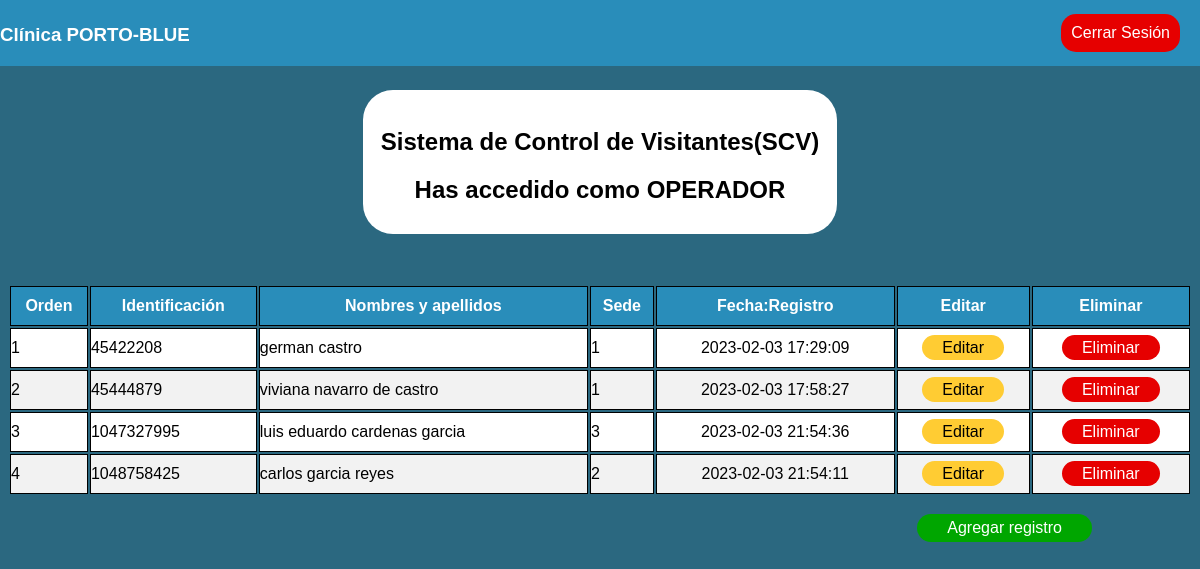
The page /list.php (signed in) on the database its author committed.
### tables this page shows
CREATE TABLE IF NOT EXISTS `visitante` (
  `id` int(11) NOT NULL,
  `nombre` varchar(100) NOT NULL,
  `sede` varchar(100) NOT NULL,
  `time` timestamp NOT NULL DEFAULT CURRENT_TIMESTAMP,
  PRIMARY KEY (`id`)
);

### list.php (the view, shortened to what this page needs)
<?php
require_once "Database/Database.php";
$username = $_SESSION['username'];
$sql_fetch_todos = "SELECT * FROM visitante ORDER BY id ASC";
$query = mysqli_query($conn, $sql_fetch_todos);
?>
<!doctype html>
<html lang="en">
<head>
</head>
<body>
    <div class="header">
        <h3>Clínica PORTO-BLUE</h3>
        <a name="" id="" class="button-logout" href="logout.php" role="button">Cerrar Sesión</a>
    </div>
    <div class="container">
        <br>
        <h2>Sistema de Control de Visitantes(SCV)</h2>
        <h2>Has accedido como <?php echo $str = strtoupper($username) ?></h2>
    </div>
    <div class="table-product">
        <table>
            <tr>
                <th scope="col">Orden</th>
                <th scope="col">Identificación</th>
                <th scope="col">Nombres y apellidos</th>
                <th scope="col">Sede</th>
                <th scope="col">Fecha:Registro</th>
                <th scope="col">Editar</th>
                <th scope="col">Eliminar</th>
            </tr>
            <tbody>
                <?php
                $idpro = 1;
                while ($row = mysqli_fetch_array($query)) { ?>
                    <tr>
                        <td scope="row"><?php echo $idpro ?></td>
                        <td><?php echo $row['id'] ?></td>
                        <td><?php echo $row['nombre'] ?></td>
                        <td><?php echo $row['sede'] ?></td>
                        <td class="timeregis"><?php echo $row['time'] ?></td>
                        <td class="modify"><a name="edit" id="" class="bfix" href="fix.php?id=<?php echo $row['id'] ?>&message=<?php echo $row['nombre'] ?>&amount=<?php echo $row['sede']; ?> " role="button">
                                Editar
                            </a></td>
                        <td class="delete"><a name="id" id="" class="bdelete" href="main/delete.php?id=<?php echo $row['id'] ?>" role="button">
                                Eliminar
                            </a></td>
                    </tr>
                <?php
                    $idpro++;
                } ?>
            </tbody>
        </table>
        <br>
        <a name="" id="" class="Addlist" style="float:right" href="addlist.php" role="button">Agregar registro</a>
    </div>
</body>
</html>

### list.php (style rules this page uses)
body { font-family: Arial, Helvetica, sans-serif; background-color: #2b6880; }
.header { position: fixed; top: 0px; left: 0px; right: 0px; height: 50px; padding: 5px 13px 11px 0px; width: 100%; color: white; font-family: Arial, Helvetica, sans-serif; margin-top: 0px; bottom: 0; background-color: #298dba; }
.button-logout { position: relative; margin-top: -50px; margin-right: 20px; float: right; text-decoration: none; border: transparent; border-radius: 15px; background-color: #e60000; padding: 10px 10px 10px 10px; color: white; transition: 0.5s; }
.container { margin: 90px auto; margin-bottom: 50px; border-radius: 30px; text-align: center; background-color: white; width: 40%; padding-bottom: 10px; }
table th, tr, td { border: 1px solid black; border-collapse: collapse; padding: 10px 0px 10px 0px; }
table { width: 100%; }
th { color: white; background-color: #298dba; }
tr { background-color: white; }
tr:nth-child(even) { background-color: #f2f2f2; }
.timeregis { text-align: center; }
.modify { text-align: center; }
.delete { text-align: center; }
.modify .bfix { border-radius: 15px; background-color: #ffcc33; color: black; text-decoration: none; padding: 4px 20px 4px 20px; transition: 0.5s; }
.delete .bdelete { border-radius: 15px; background-color: #e60000; text-decoration: none; color: white; padding: 4px 20px 4px 20px; transition: 0.5s; }
.Addlist { margin-right: 100px; padding: 5px 30px 5px 30px; border-radius: 15px; text-decoration: none; color: white; background-color: #00A600; transition: 0.5s; }

### rows shown on the page
visitante: id "45422208", nombre "german castro", sede "1", time "2023-02-03 17:29:09"
visitante: id "45444879", nombre "viviana navarro de castro", sede "1", time "2023-02-03 17:58:27"
visitante: id "1047327995", nombre "luis eduardo cardenas garcia", sede "3", time "2023-02-03 21:54:36"
visitante: id "1048758425", nombre "carlos garcia reyes", sede "2", time "2023-02-03 21:54:11"

### other values the page prints
$str = strtoupper($username) "OPERADOR"
